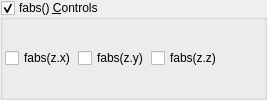
       <widget class="MyGroupBox" name="groupCheck_transf_function_enabled_false">
        <property name="toolTip">
         <string/>
        </property>
        <property name="title">
         <string>fabs() &amp;Controls</string>
        </property>
        <property name="checkable">
         <bool>true</bool>
        </property>
        <layout class="QVBoxLayout" name="verticalLayout_54">
         <property name="spacing">
          <number>2</number>
         </property>
         <property name="leftMargin">
          <number>2</number>
         </property>
         <property name="topMargin">
          <number>2</number>
         </property>
         <property name="rightMargin">
          <number>2</number>
         </property>
         <property name="bottomMargin">
          <number>2</number>
         </property>
         <item>
          <layout class="QGridLayout" name="gridLayout_28">
           <property name="spacing">
            <number>2</number>
           </property>
           <item row="0" column="0">
            <layout class="QGridLayout" name="gridLayout">
             <item row="0" column="3">
              <spacer name="horizontalSpacer_2">
               <property name="orientation">
                <enum>Qt::Horizontal</enum>
               </property>
               <property name="sizeHint" stdset="0">
                <size>
                 <width>40</width>
                 <height>20</height>
                </size>
               </property>
              </spacer>
             </item>
             <item row="0" column="2">
              <widget class="QCheckBox" name="checkBox_transf_function_enabledAz_false">
               <property name="text">
                <string>fabs(z.z)</string>
               </property>
              </widget>
             </item>
             <item row="0" column="1">
              <widget class="QCheckBox" name="checkBox_transf_function_enabledAy_false">
               <property name="text">
                <string>fabs(z.y)</string>
               </property>
              </widget>
             </item>
             <item row="0" column="0">
              <widget class="QCheckBox" name="checkBox_transf_function_enabledAx_false">
               <property name="text">
                <string>fabs(z.x)</string>
               </property>
              </widget>
             </item>
            </layout>
           </item>
          </layout>
         </item>
        </layout>
       </widget>
